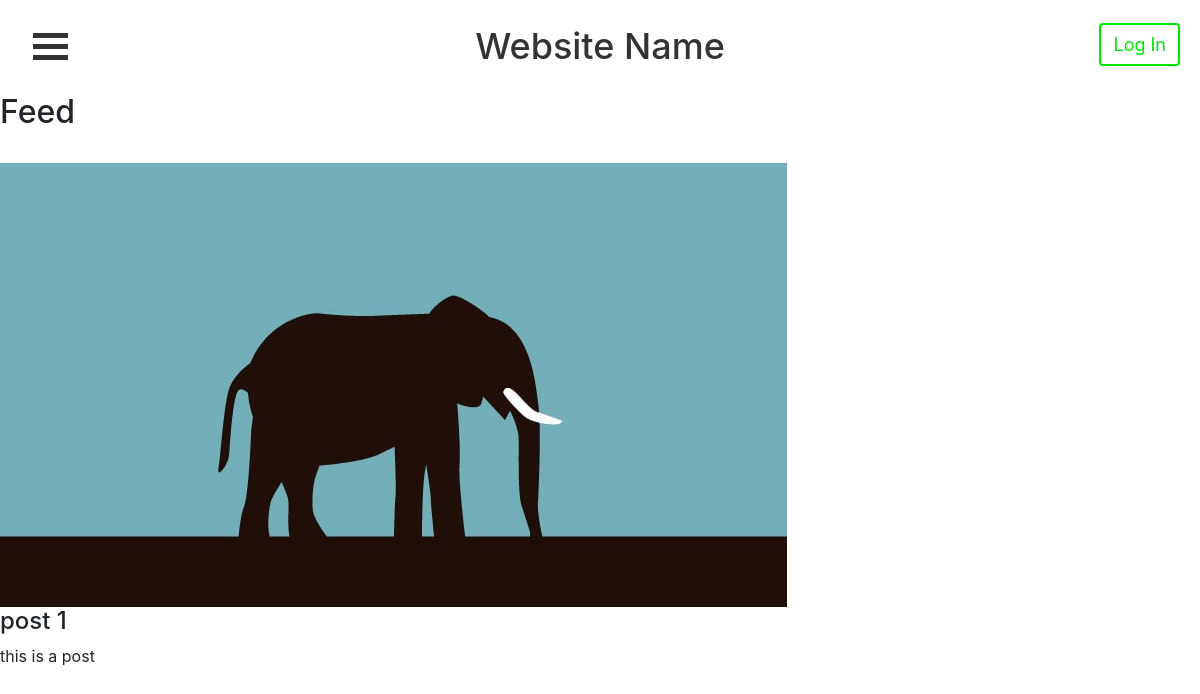
Page /feed/ on the earlier database version.
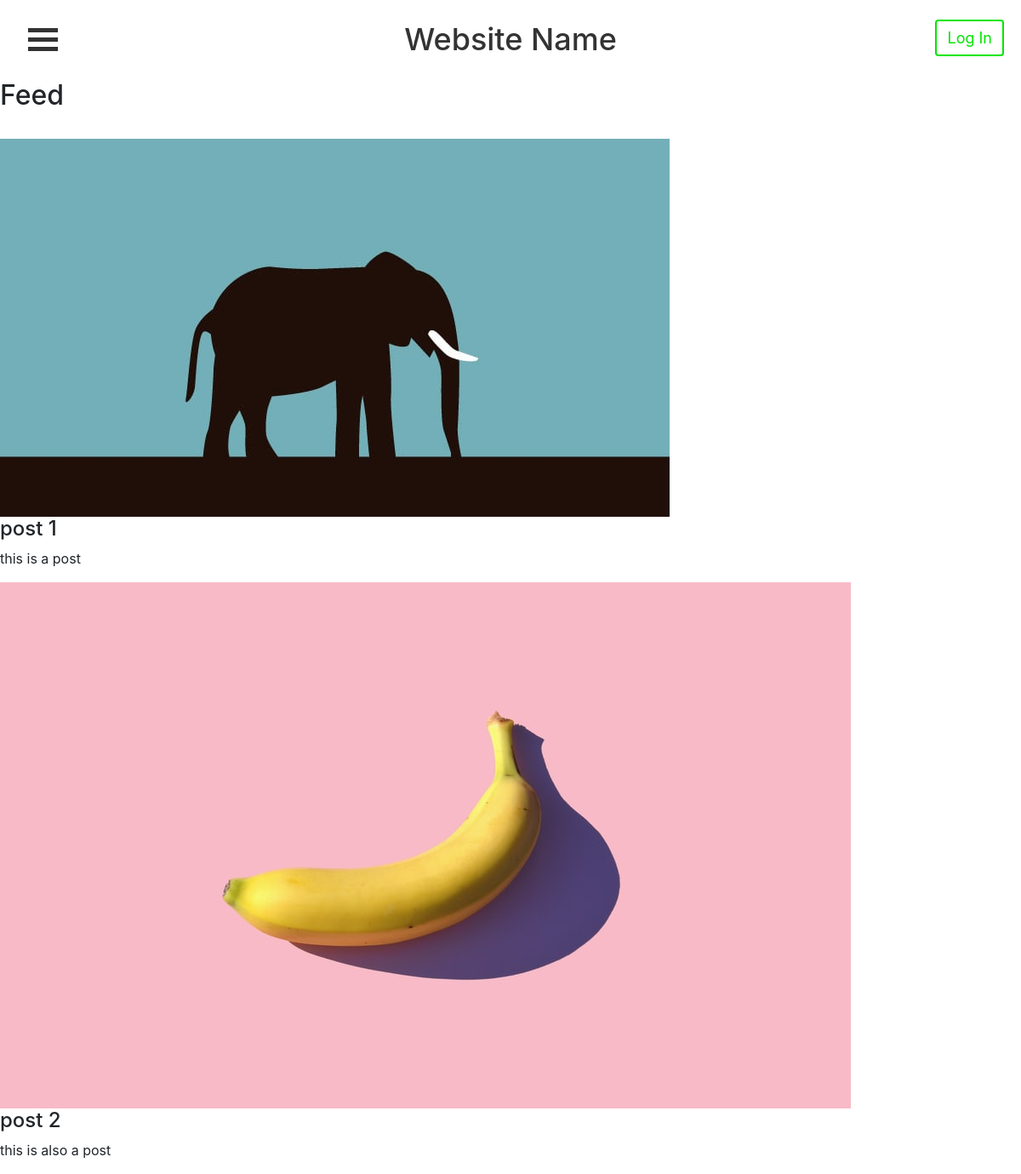
Same page on the later database version.
### accounts/models.py (models this page shows, shortened)
class Post(models.Model):
    title = models.CharField(max_length=50, null=True)
    caption = models.CharField(max_length=200, null=True)
    image = models.ImageField(null=True)
    post_date = models.DateTimeField(auto_now_add=True, null=True)
    userPosted = models.ForeignKey(Profile, null=True, on_delete=models.CASCADE)
    likes = models.IntegerField(default=0)

### accounts/views.py (the view)
# urls.py: path('feed/', views.feed, name="feed_page"),
def feed(request):
    posts = Post.objects.all()
    context = {'posts': posts}
    return render(request, 'accounts/feed.html', context)

### accounts/templates/accounts/feed.html (shortened to what this page needs)
{% extends 'accounts/main.html' %}
{% block content %}
<h2>Feed</h2>
{% for i in posts %}
  <a href="{% url 'post_page' i.id %}">
    <img src="{{i.image.url }}" alt="post image">
  </a>
  <h4>{{i.title}}</h4>
  <p>{{i.caption}}</p>
{% endfor %}
{% endblock %}

Differences in the rows shown:
added Post: image (picture), title "post 2", caption "this is also a post"
